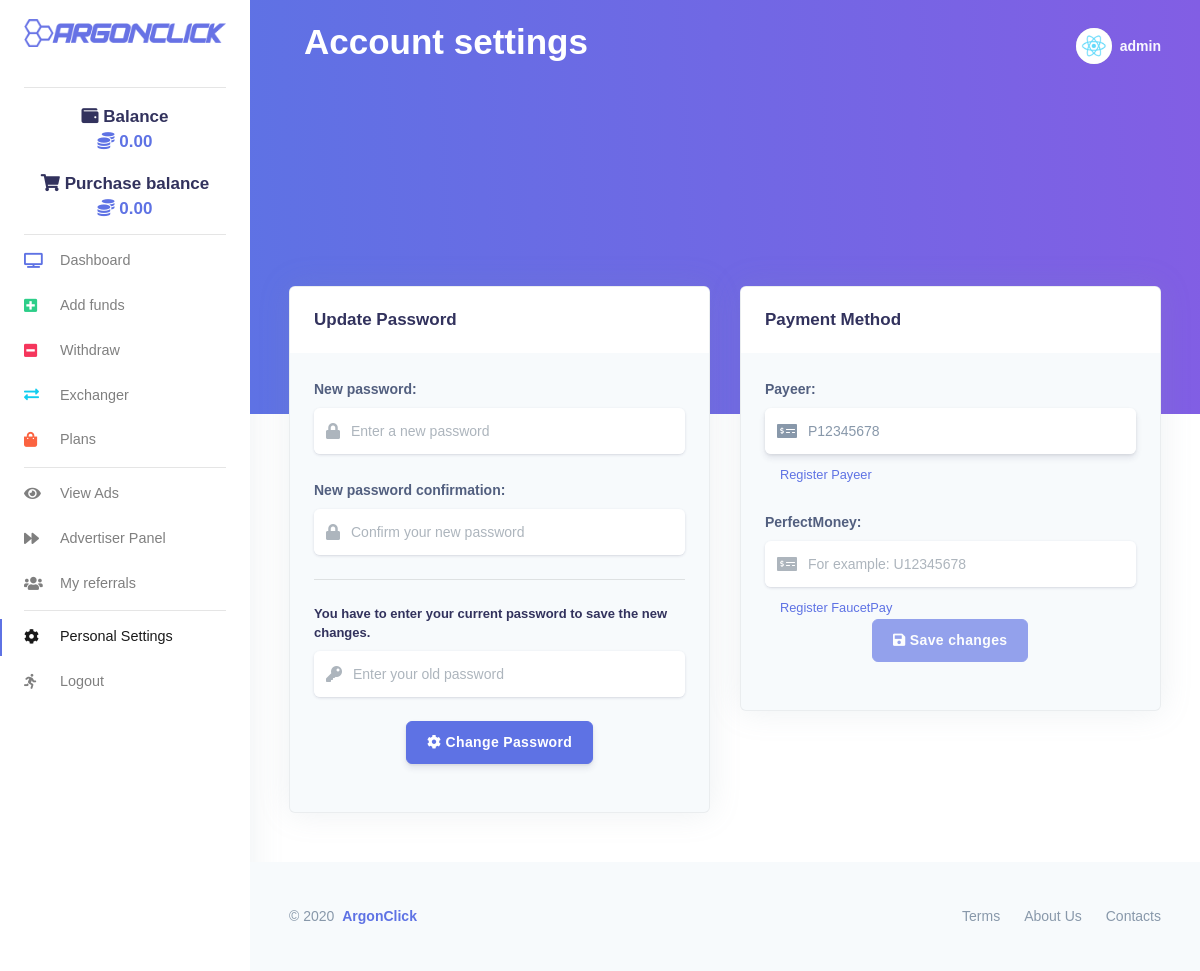
Page /settings/ (signed in) on the committed database.
### frontend/models.py (models this page shows, shortened)
class Profile(models.Model):
    user = models.OneToOneField(User, on_delete=models.CASCADE)
    bio = models.TextField(max_length=500, blank=True)
    code = models.CharField(max_length=6, blank=True)
    recommended_by = models.ForeignKey(User, on_delete=models.CASCADE, blank=True, null=True, related_name="ref_by")
    balance = models.FloatField(default=0.00, max_length=7)
    purchase_balance = models.FloatField(default=0.00, max_length=7)
    click = models.IntegerField(default=0)
    per_hour = models.FloatField(default=0.00, max_length=7)
    profit = models.FloatField(default=0.00, max_length=7)
    alltime_earning = models.FloatField(default=0.00)
    investment_plans = models.TextField(blank=True, null=True)
    all_deposits = models.FloatField(default=0.00, max_length=7)
    earned_click = models.FloatField(default=0.00, max_length=7)
    deposit = models.FloatField(default=0.00, max_length=7)
    paid_out = models.FloatField(default=0.00, max_length=7)
    payeer = models.CharField(max_length=9, blank=True, null=True)
    perfectmoney = models.CharField(max_length=9, blank=True, null=True)
    created = models.DateTimeField(auto_now_add=True)
    plan_created = models.DateTimeField(auto_now_add=True)
    no_plan = models.IntegerField(default=0)
    no_ad = models.IntegerField(default=0)
    title = models.CharField(max_length=70, blank=True, null=True)
    url = models.URLField(blank=True, max_length=200)
    ads = models.TextField(blank=True, null=True)
    plans = models.TextField(blank=True, null=True)

### frontend/views.py (the view)
# urls.py: path('settings/', views.settings, name="settings_page"),
@login_required(login_url='login_page')
def settings(request, *args, **kwargs):
    user_obj = User.objects.get(username=str(request.user.username))
    profile = Profile.objects.get(user=user_obj)
    if request.method == 'POST':
        form = PasswordChangingForm(request.user, request.POST)
        payment_form = PaymentForm(request.POST, instance=request.user.profile)
        if form.is_valid():
            user = form.save()
            update_session_auth_hash(request, user)
            messages.success(request, 'Your password was successfully updated!')
            return redirect('/account/')
        else:
            messages.error(request, 'Please correct the error below.')
        if payment_form.is_valid():
            payment_form.save()
            messages.success(request, 'Your wallet was successfully linked!')
            return redirect('/account/')
        else:
            messages.error(request, 'Please correct the error below.')
    else:
        payment_form = PaymentForm(instance=request.user.profile)
        form = PasswordChangingForm(request.user)
    return render(request, 'frontend/settings.html', {"profile": profile, "form": form, "payment_form": payment_form })

### frontend/forms.py
class PasswordChangingForm(PasswordChangeForm):
    old_password = forms.CharField(max_length=20, min_length=6, widget=forms.PasswordInput(attrs={'placeholder': u'Enter your old password', "class": "form-control", "type": "password", "id": "new", "name": "new", "required": ""}))
    new_password1 = forms.CharField(max_length=20, min_length=6, widget=forms.PasswordInput(attrs={'placeholder': u'Enter a new password', "class": "form-control", "type": "password", "id": "new", "name": "new", "required": ""}))
    new_password2 = forms.CharField(max_length=20, min_length=6, widget=forms.PasswordInput(attrs={'placeholder': u'Confirm your new password', "class": "form-control", "type": "password", "id": "new", "name": "new", "required": ""}))

class PaymentForm(forms.ModelForm):
    payeer = forms.CharField(max_length=9, min_length=9, required=0, label='', widget=forms.TextInput(attrs={'placeholder': 'For example: P12345678', "class": "form-control", "type": "text", "id": "pursepy", "name": "purse"}))
    perfectmoney = forms.CharField(max_length=9, min_length=9, required=0, label='', widget=forms.TextInput(attrs={'placeholder': 'For example: U12345678', "class": "form-control", "type": "text", "id": "pursepm", "name": "purse"}))
    class Meta:
        model = Profile
        fields = ("payeer", "perfectmoney")

### frontend/templates/frontend/settings.html (shortened to what this page needs)
{% load i18n static %}<!DOCTYPE html>
{% load static %}
{% load compress %}
{% get_current_language as LANGUAGE_CODE %}{% get_current_language_bidi as LANGUAGE_BIDI %}
<html lang="{{ LANGUAGE_CODE|default:"en-us" }}" {% if LANGUAGE_BIDI %}dir="rtl"{% endif %}>
<head>
    {% compress css %}
    <link rel="stylesheet" type="text/css" href="{% static 'css/css.css' %}" charset="utf-8">
    <link rel="stylesheet" href="https://cdnjs.cloudflare.com/ajax/libs/font-awesome/5.5.0/css/all.css" type="text/css" charset="utf-8">
    <link rel="stylesheet" href="https://appsrv1-147a1.kxcdn.com/black-dashboard/css/nucleo-icons.min.css" type="text/css" charset="utf-8">
    <link rel="stylesheet" type="text/css" href="{% static 'css/argon-dashboard.css' %}" charset="utf-8">
    <link rel="stylesheet" type="text/css" href="{% static 'css/animate.css' %}" charset="utf-8">
    {% endcompress %}
</head>
{% load i18n %}
<body class="">
<nav class="navbar navbar-vertical fixed-left navbar-expand-md navbar-light bg-white" id="sidenav-main">
  <div class="container-fluid">
    <a class="navbar-brand pt-0" href="{% url 'home_page' %}"> <img src="{% static 'img/blue.png' %}" class="navbar-brand-img" alt="..."> </a>
<div class="collapse navbar-collapse" id="sidenav-collapse-main">
        <hr class="my--2">
      <ul id="wallet-shopping" class="navbar-nav">
           <div class="text-center mt-4">
                    <h3><i class="fas fa-wallet"></i> Balance</h3>
                    <div class="h3 font-weight-bold text-primary mt--2"> <i class="fas fa-coins"></i>  {{ profile.balance|floatformat:2 }}</div>
                  </div>
             <div class="text-center mt-2">
                    <h3><i class="fas fa-shopping-cart"></i> Purchase balance</h3>
                    <div class="h3 font-weight-bold text-primary mt--2"> <i class="fas fa-coins"></i>  {{ profile.purchase_balance|floatformat:2}}</div>
                  </div>
      </ul>
           <hr class="my-1">
      <ul class="navbar-nav">
        <li class="nav-item"> <a class="nav-link" href="{% url 'account_page' %}"> <i class="fa fa-tv text-primary"></i> Dashboard</a> </li>
        <li class="nav-item"> <a class="nav-link" href="{% url 'insert_page' %}"> <i class="fa fa-plus-square text-success"></i> Add funds </a> </li>
        <li class="nav-item"> <a class="nav-link" href="{% url 'payment_page' %}"> <i class="fa fa-minus-square text-red"></i> Withdraw </a> </li>
        <li class="nav-item"> <a class="nav-link" href="{% url 'exchange_page' %}"> <i class="fas fa-exchange-alt text-info"></i> Exchanger </a> </li>
        <li class="nav-item"> <a class="nav-link" href="{% url 'plans_page' %}"> <i class="fa fa-shopping-bag text-warning"></i> Plans </a> </li>
      </ul>
      <hr class="my-1">
      <ul class="navbar-nav">
        <li class="nav-item"> <a class="nav-link" href="{% url 'viewads_page' %}"> <i class="fa fa-eye"></i> View Ads </a> </li>
        <li class="nav-item"> <a class="nav-link" href="{% url 'viewads_add_page' %}"> <i class="fa fa-forward"></i> Advertiser Panel </a> </li>
        <li class="nav-item"> <a class="nav-link" href="{% url 'referrals_page' %}"> <i class="fa fa-users"></i> My referrals </a> </li>
      </ul>
      <hr class="my-1">
      <ul class="navbar-nav">
        <li class="nav-item"> <a class="nav-link active" href="{% url 'settings_page' %}"> <i class="fa fa-cog" aria-hidden="true"></i> Personal Settings </a> </li>
        <li class="nav-item"> <a class="nav-link" href="{% url 'exit_page' %}"> <i class="fas fa-running"></i> Logout </a> </li>
      </ul>
    </div>
    <div class="collapse navbar-collapse" id="sidenav-collapse-main">
      </div>
    </div>
</nav>
<div class="main-content">
  <nav class="navbar navbar-top navbar-expand-md navbar-dark" id="navbar-main">
    <div class="container-fluid">
      <div class="col">
           <h1 class="display-3 text-white">Account settings</h1>
      </div>
      <ul class="navbar-nav align-items-center d-none d-md-flex">
        <li class="nav-item dropdown"> <a class="nav-link pr-0" href="#" role="button" data-toggle="dropdown" aria-haspopup="true" aria-expanded="false">
          <div class="media align-items-center"> <span class="avatar avatar-sm rounded-circle"> <img alt="Image placeholder" src="{% static 'img/react.jpg' %}"> </span>
            <div class="media-body ml-2 d-none d-lg-block"> <span class="mb-0 text-sm  font-weight-bold notranslate">{{ user.username|default:'Guest' }}</span> </div>
          </div>
          </a>
        </li>
      </ul>
    </div>
  </nav>
  <div class="header bg-gradient-primary pb-9 pt-3 pt-md-5">
<div class="col-lg-12 text-center mt-6">
<iframe data-aa="1328909" src="//ad.a-ads.com/1328909?size=468x60" scrolling="no" style="width:468px; height:60px; border:0px; padding:0; overflow:hidden" allowtransparency="true" z2pw5blu5=""></iframe>
<iframe data-aa="1328909" src="//ad.a-ads.com/1328909?size=468x60" scrolling="no" style="width:468px; height:60px; border:0px; padding:0; overflow:hidden" allowtransparency="true" z2pw5blu5=""></iframe>
</div>
  </div>
  <div class="container-fluid mt--8">
    <div class="row">
      <div class="col-xl-6 order-xl-2 mb-5 mb-xl-0">
        <div class="card bg-secondary shadow">
          <div class="card-header bg-white border-0">
            <div class="row align-items-center">
              <div class="col-8">
                <h3 class="mb-0">Payment Method</h3>
              </div>
            </div>
          </div>
          <div class="card-body">
              <form method="POST">
                  <div class="form-group">
                         <label class="form-control-label" for="input-address">Payeer:</label>
                  <div class="input-group input-group-alternative mb-3">
                    <div class="input-group-prepend">
                      <span class="input-group-text"><i class="fas fa-money-check-alt"></i></span>
                    </div>
                    {{ payment_form.payeer }}
                  </div>
                </div>
				   <div class="col-6 mt--3">
                <a href="https://payeer.com/?partner=12338731" target="_blank"><small>Register Payeer</small></a>
              </div>
              <br />
                  <div class="form-group">
                         <label class="form-control-label" for="input-address">PerfectMoney:</label>
                  <div class="input-group input-group-alternative mb-3">
                    <div class="input-group-prepend">
                      <span class="input-group-text"><i class="fas fa-money-check-alt"></i></span>
                    </div>
                    {{ payment_form.perfectmoney }}
                  </div>
                </div>
				 <div class="col-6 mt--3">
                <a href="https://faucetpay.io/?r=141388" target="_blank"><small>Register FaucetPay</small></a>
              </div>
                 <div class="text-center mt--4">
                {% if profile.perfectmoney != '' and profile.payeer != '' %}
                     <button class="btn btn-primary my-4" disabled="" type="submit">
                {% else %}
                     <button class="btn btn-primary my-4" type="submit">
                {% endif %}
                 <span class="btn-inner--text"><i class="fas fa-save"></i> Save changes</span>
                      </button>
                </div>
                </form>
          </div>
        </div>
      </div>
      <div class="col-xl-6 order-xl-1">
        <div class="card bg-secondary shadow">
          <div class="card-header bg-white border-0">
            <div class="row align-items-center">
              <div class="col-8">
                <h3 class="mb-0">Update Password</h3>
              </div>
            </div>
          </div>
          <div class="card-body">
          <form method="POST">
                  <div class="form-group">
                         <label class="form-control-label" for="input-address">New password:</label>
                  <div class="input-group input-group-alternative">
                    <div class="input-group-prepend">
                      <span class="input-group-text"><i class="fa fa-lock"></i></span>
                    </div>
                    {{ form.new_password1 }}
                  </div>
                </div>
                <div class="form-group">
                 <label class="form-control-label" for="input-address">New password confirmation:</label>
                  <div class="input-group input-group-alternative">
                    <div class="input-group-prepend">
                      <span class="input-group-text"><i class="fa fa-lock"></i></span>
                    </div>
                    {{ form.new_password2 }}
                  </div>
                </div>
                <hr class="my-4">
                <div class="form-group">
                        <div class="h5 ">You have to enter your current password to save the new changes.</div>
                  <div class="input-group input-group-alternative">
                    <div class="input-group-prepend">
                      <span class="input-group-text"><i class="fas fa-key"></i></span>
                    </div>
                    {{ form.old_password }}
                  </div>
                </div>
                <div class="text-center mt--4">
                  <button class="btn btn-primary my-4" type="submit">
                        <span class="btn-inner--icon"><i class="fa fa-cog"></i></span>
                        <span class="btn-inner--text">Change Password</span>
                      </button>
                </div>
            </form>
          </div>
        </div>
      </div>
    </div>
  </div>
  <div class="col-lg-12 text-center mt-4">
</div>
  <footer class="footer mt-4">
    <div class="container-fluid">
      <div class="row align-items-center justify-content-xl-between">
        <div class="col-xl-6">
          <div class="copyright text-center text-xl-left text-muted"> © 2020 <a href="{% url 'home_page' %}" class="font-weight-bold ml-1">ArgonClick</a> </div>
        </div>
        <div class="col-xl-6">
          <ul class="nav nav-footer justify-content-center justify-content-xl-end">
            <li class="nav-item"> <a href="{% url 'terms_page' %}" class="nav-link">Terms</a> </li>
            <li class="nav-item"> <a href="{% url 'about_page' %}" class="nav-link">About Us</a> </li>
            <li class="nav-item"> <a href="{% url 'contacts_page' %}" class="nav-link">Contacts</a> </li>
          </ul>
        </div>
      </div>
    </div>
  </footer>
</div>
</body></html>

### rows in the picture
Profile: balance "0.00", purchase_balance "0.00", payeer "P12345678"

### other values in the picture
{{ user.username|default:'Guest' }} "admin"
